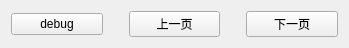
  <widget class="QWidget" name="horizontalLayoutWidget_9">
   <property name="geometry">
    <rect>
     <x>10</x>
     <y>580</y>
     <width>349</width>
     <height>41</height>
    </rect>
   </property>
   <layout class="QHBoxLayout" name="horizontalLayout_9">
    <item>
     <widget class="QPushButton" name="pushButton_Help">
      <property name="enabled">
       <bool>true</bool>
      </property>
      <property name="focusPolicy">
       <enum>Qt::NoFocus</enum>
      </property>
      <property name="styleSheet">
       <string notr="true">font: 10pt &quot;Ubuntu&quot;;</string>
      </property>
      <property name="text">
       <string>debug</string>
      </property>
     </widget>
    </item>
    <item>
     <spacer name="horizontalSpacer_5">
      <property name="orientation">
       <enum>Qt::Horizontal</enum>
      </property>
      <property name="sizeType">
       <enum>QSizePolicy::Fixed</enum>
      </property>
      <property name="sizeHint" stdset="0">
       <size>
        <width>20</width>
        <height>20</height>
       </size>
      </property>
     </spacer>
    </item>
    <item>
     <widget class="QPushButton" name="pushButton_Last_page">
      <property name="focusPolicy">
       <enum>Qt::NoFocus</enum>
      </property>
      <property name="styleSheet">
       <string notr="true">font: 10pt &quot;Ubuntu&quot;;</string>
      </property>
      <property name="text">
       <string>上一页</string>
      </property>
     </widget>
    </item>
    <item>
     <spacer name="horizontalSpacer_6">
      <property name="orientation">
       <enum>Qt::Horizontal</enum>
      </property>
      <property name="sizeType">
       <enum>QSizePolicy::Fixed</enum>
      </property>
      <property name="sizeHint" stdset="0">
       <size>
        <width>20</width>
        <height>20</height>
       </size>
      </property>
     </spacer>
    </item>
    <item>
     <widget class="QPushButton" name="pushButton_Next_page">
      <property name="focusPolicy">
       <enum>Qt::NoFocus</enum>
      </property>
      <property name="styleSheet">
       <string notr="true">font: 10pt &quot;Ubuntu&quot;;</string>
      </property>
      <property name="text">
       <string>下一页</string>
      </property>
     </widget>
    </item>
   </layout>
  </widget>
